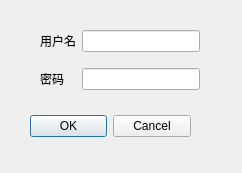
<?xml version="1.0" encoding="UTF-8"?>
<ui version="4.0">
 <class>logindialog</class>
 <widget class="QDialog" name="logindialog">
  <property name="geometry">
   <rect>
    <x>0</x>
    <y>0</y>
    <width>242</width>
    <height>173</height>
   </rect>
  </property>
  <property name="windowTitle">
   <string>用户登陆</string>
  </property>
  <widget class="QDialogButtonBox" name="cancelbutton">
   <property name="geometry">
    <rect>
     <x>30</x>
     <y>110</y>
     <width>161</width>
     <height>32</height>
    </rect>
   </property>
   <property name="orientation">
    <enum>Qt::Horizontal</enum>
   </property>
   <property name="standardButtons">
    <set>QDialogButtonBox::Cancel|QDialogButtonBox::Ok</set>
   </property>
  </widget>
  <widget class="QWidget" name="gridLayoutWidget">
   <property name="geometry">
    <rect>
     <x>40</x>
     <y>20</y>
     <width>160</width>
     <height>80</height>
    </rect>
   </property>
   <layout class="QGridLayout" name="gridLayout">
    <item row="0" column="0">
     <widget class="QLabel" name="username">
      <property name="text">
       <string>用户名</string>
      </property>
     </widget>
    </item>
    <item row="1" column="0">
     <widget class="QLabel" name="userpw">
      <property name="text">
       <string>密码</string>
      </property>
     </widget>
    </item>
    <item row="0" column="1">
     <widget class="QLineEdit" name="Edit_username"/>
    </item>
    <item row="1" column="1">
     <widget class="QLineEdit" name="Edit_passwd"/>
    </item>
   </layout>
  </widget>
 </widget>
 <resources/>
 <connections>
  <connection>
   <sender>cancelbutton</sender>
   <signal>accepted()</signal>
   <receiver>logindialog</receiver>
   <slot>accept()</slot>
   <hints>
    <hint type="sourcelabel">
     <x>248</x>
     <y>254</y>
    </hint>
    <hint type="destinationlabel">
     <x>157</x>
     <y>274</y>
    </hint>
   </hints>
  </connection>
  <connection>
   <sender>cancelbutton</sender>
   <signal>rejected()</signal>
   <receiver>logindialog</receiver>
   <slot>reject()</slot>
   <hints>
    <hint type="sourcelabel">
     <x>316</x>
     <y>260</y>
    </hint>
    <hint type="destinationlabel">
     <x>286</x>
     <y>274</y>
    </hint>
   </hints>
  </connection>
 </connections>
</ui>
